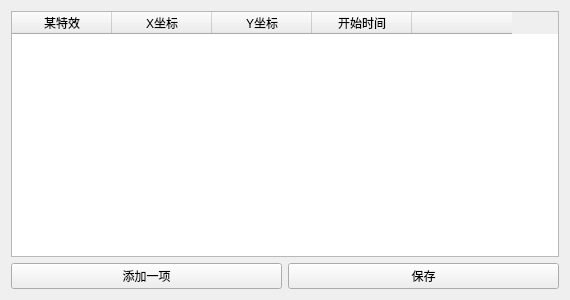
<?xml version="1.0" encoding="UTF-8"?>
<ui version="4.0">
 <class>SpecialList</class>
 <widget class="QWidget" name="SpecialList">
  <property name="geometry">
   <rect>
    <x>0</x>
    <y>0</y>
    <width>570</width>
    <height>300</height>
   </rect>
  </property>
  <property name="windowTitle">
   <string>Form</string>
  </property>
  <layout class="QGridLayout" name="gridLayout">
   <item row="1" column="1">
    <widget class="QPushButton" name="pushButton">
     <property name="text">
      <string>保存</string>
     </property>
    </widget>
   </item>
   <item row="1" column="0">
    <widget class="QPushButton" name="btnAdd">
     <property name="text">
      <string>添加一项</string>
     </property>
    </widget>
   </item>
   <item row="0" column="0" colspan="2">
    <widget class="QTableWidget" name="tableWidget">
     <property name="columnCount">
      <number>5</number>
     </property>
     <column>
      <property name="text">
       <string>某特效</string>
      </property>
     </column>
     <column>
      <property name="text">
       <string>X坐标</string>
      </property>
     </column>
     <column>
      <property name="text">
       <string>Y坐标</string>
      </property>
     </column>
     <column>
      <property name="text">
       <string>开始时间</string>
      </property>
     </column>
     <column>
      <property name="text">
       <string/>
      </property>
     </column>
    </widget>
   </item>
  </layout>
 </widget>
 <resources/>
 <connections/>
</ui>
